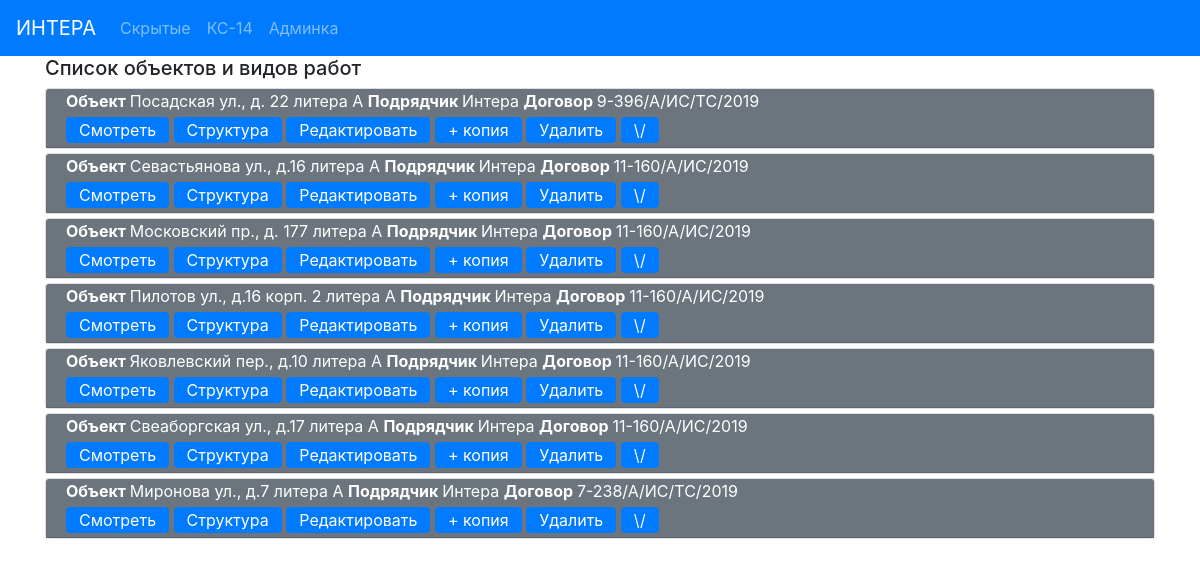
The page /ks14base/ on the database as committed earlier.
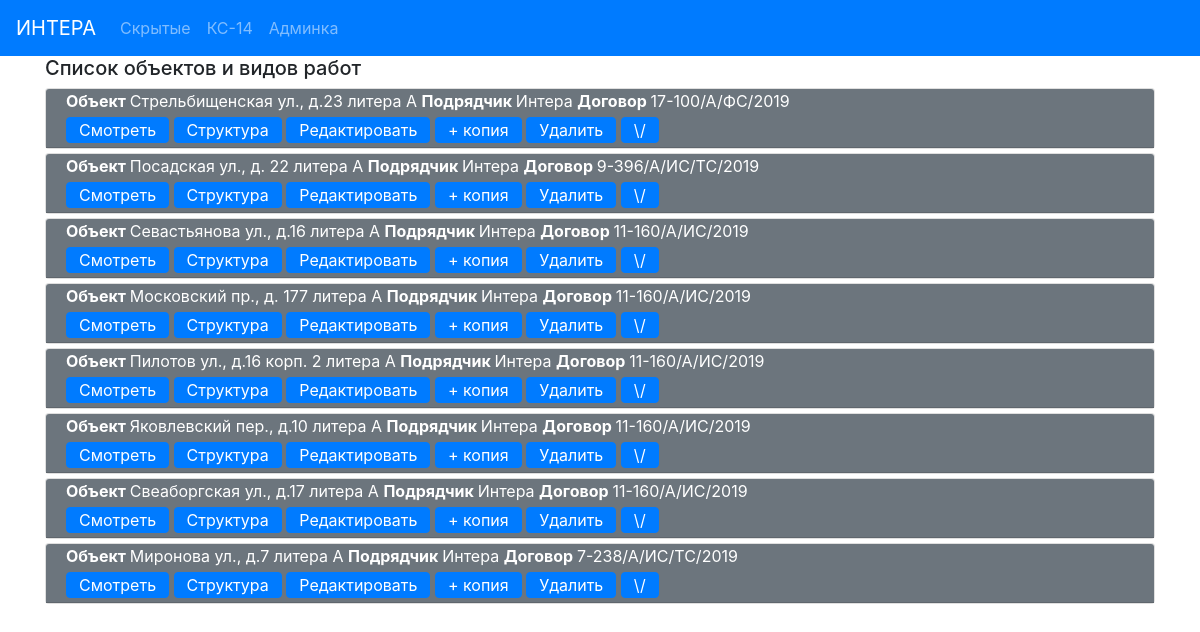
The same page on the database as committed later.
### ks14base/models.py (models this page shows, shortened)
class ObjectCommon (models.Model):
    address = models.CharField(max_length = 100, verbose_name = 'Адрес')
    district_prepositional = models.CharField(max_length = 30, verbose_name = 'Район (предл падеж)')
    district_genitive = models.CharField(max_length = 30, verbose_name = 'Район (род падеж)')
    contract_number = models.CharField(max_length=40, verbose_name = '№ Контракта')
    contract_date = models.CharField(max_length=20, verbose_name= 'Дата контракта')
    contractor = models.CharField(max_length=20, verbose_name='Подрядчик без кавычек')
    contractor_address = models.CharField(max_length = 100, verbose_name='Адрес подрядчика')
    contractor_OKPO = models.CharField(max_length=8, verbose_name='ОКПО подрядчика')
    contractor_delegate = models.CharField(max_length = 20, verbose_name= 'Предст. подр.')
    contractor_delegate_genitive = models.CharField(max_length=50, verbose_name='Предст. подр.(род падеж)')
    UK_full = models.CharField(max_length=120, verbose_name='УК полное')
    UK_delegate = models.CharField(max_length = 20, verbose_name= 'Предст. УК')
    UK_delegate_genitive = models.CharField(max_length=50, verbose_name='Предст. УК (род падеж)')
    UK_position_genitive = models.CharField(max_length=100, verbose_name='Должность Предст. УК (род падеж)')
    UK_decree_genitive = models.CharField(max_length=100, verbose_name='Основание УК (род падеж)')
    supervisor_OSK_number = models.CharField(max_length=2, verbose_name='инженера ОСК№')
    supervisor_delegate = models.CharField(max_length = 20, verbose_name= 'Технадзор')
    supervisor_delegate_genitive = models.CharField(max_length=50, verbose_name='Технадзор (род падеж)')
    supervisor_decree_genitive = models.CharField(max_length=40, verbose_name = 'Основание заказчика (род падеж')
    supervisor_decree_dative = models.CharField(max_length=40, verbose_name = 'Основание заказчика (дательн падеж')
    administration_order = models.CharField(max_length=100, verbose_name = 'по распоряжению администр.',
                                            blank = True)
    owner_delegate_position = models.CharField(max_length=150, verbose_name='Должность предст. собственника',
                                               blank=True)
    owner_delegate = models.CharField(max_length=30, verbose_name= 'Представитель Собственника', blank = True)
    owner_delegate_genitive = models.CharField(max_length = 30, verbose_name='Предст. Собственника (род падеж)',
                                               blank=True)
    owner_delegate_decree = models.CharField(max_length=100, verbose_name='Основание предст. собств.', blank = True)
    owner_delegate_decree_genitive = models.CharField(max_length=100, verbose_name='Основание предст. собств. (род. падеж)',
                                                      blank=True)
    administration_delegate_position = models.CharField(max_length = 150, verbose_name= 'Должн. предст. адм.')
    administration_delegate_decree = models.CharField(max_length = 50, verbose_name= 'Основание предст. адм.')
    administration_delegate = models.CharField(max_length = 20, verbose_name= 'Предст. Адм.')
    acts = models.ManyToManyField('ActSpecific', blank=True, related_name='object_common')
    class Meta:
        verbose_name = 'Информация объекта '
        verbose_name_plural = 'Информация объекта '
    def get_edit_url(self):
        return reverse('ks14_object_edit_url', kwargs={'pk': self.pk})

### ks14base/views.py (the view)
# urls.py: path('', ks14_list, name='ks14_list_url'),
def ks14_list(request):
    objs = ObjectCommon.objects.order_by("-id")
    return render(request, 'ks14base/ks14list.html',
                  context={'objects': objs})

### ks14base/templates/ks14base/ks14list.html (shortened to what this page needs)
{% extends 'base.html' %}
{% block mycontent %}
    <div class="container">
        <h5>Список объектов и видов работ</h5>
    </div>
    <div class="container">
    {% for obj in objects %}
        <div class="card my-1">
            <div class="card-header text-white bg-secondary py-0 ">
                <p class="my-0"><b>Объект </b> {{ obj.address }} <b>Подрядчик </b> {{ obj.contractor }} <b>Договор </b> {{ obj.contract_number }}</p>
                    <a href="{% url 'ks14_object_detail_url' obj.pk %}" class="btn btn-primary my-1 py-0">Смотреть</a>
                    <a href="{% url 'ks14_object_edit_structure_url' obj.pk %}" class="btn btn-primary my-1 py-0">Структура</a>
                    <a href="{{ obj.get_edit_url }}" class="btn btn-primary  my-1 py-0">Редактировать</a>
                    <a href="{% url 'ks14_copy_url' obj.pk %}" class="btn btn-primary  my-1 py-0">+ копия</a>
                    <a href="{% url 'ks14_delete_url' obj.pk %}" class="btn btn-primary  my-1 py-0">Удалить</a>
                <a class="btn btn-primary my-1 py-0" data-toggle="collapse" href="#collapseExample{{ obj.pk }}" role="button" aria-expanded="false" aria-controls="collapseExample{{ obj.pk }}">
                   \/
                </a>
            </div>
        </div>
    {% endfor %}
    </div>
{% endblock %}

Rows that differ between the two databases and show on the page:
added ObjectCommon: address "Стрельбищенская ул., д.23 литера А", contractor "Интера", contract_number "17-100/А/ФС/2019"
